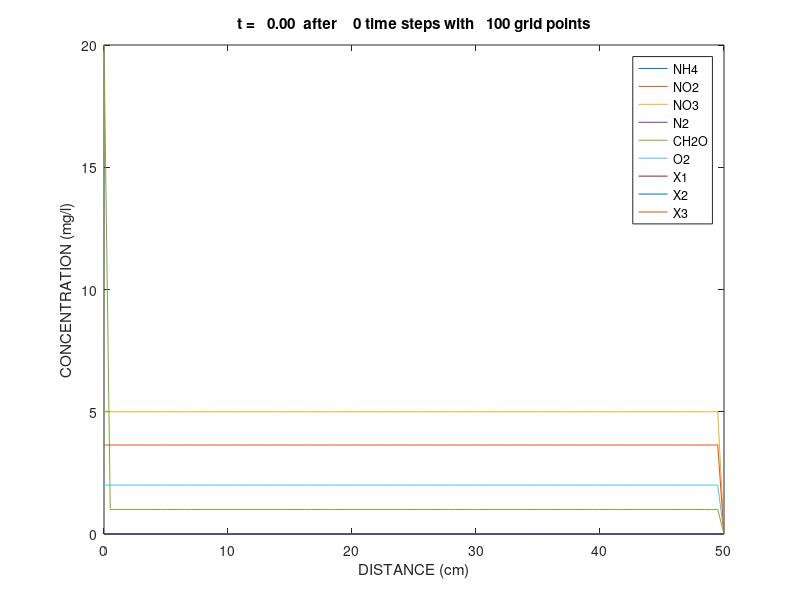

Reproduce this figure in MATLAB. (Note: this script raises an error after producing the figure.)
function Nitrogen_model()
% parameters and model equations refer to
% Mee-Sun Lee et al., Nitrogen transformation and transport modeling
% in groundwater aquifers. Ecological Modelling, 2006

v       = 10;        % unit: cm/day, average linear velocity
%Diff    = 0.5*v;     % unit: cm2/day, longitudinal dispersivity (cm) * velocity (cm/day)
xl      = 0;         % unit: cm, left boundary
xr      = 50;        % unit: cm, right boundary
nx      = 100;       % number of nodes
tfinal  = 4;         % unit: day, total simulation time
dx      = (xr-xl)/nx;% unit: cm, space step
dt      = 0.04;      % unit: day, time step
x       = linspace(xl, xr, nx)';  % unit: cm, space grids
nsteps  = round(tfinal/dt);       % time steps
nplot   = 1;

tn      = 0;         % t(n)
ns      = 9;         % number of different component
u0      = zeros(nx, ns);
% initial values, unit: mg/l
% NH4  = u0(:,1)
% NO2  = u0(:,2)
% NO3  = u0(:,3)
% N2   = u0(:,4)
% CH2O = u0(:,5)
% O2   = u0(:,6)
% X1   = u0(:,7)
% X2   = u0(:,8)
% X3   = u0(:,9)
u0(:,1) = 0.0;
u0(:,2) = 0.0;
u0(:,3) = 5.0;
u0(:,4) = 0.0;
u0(:,5) = 1.0;
u0(:,6) = 2.0;
u0(:,7) = 0;
u0(:,8) = 0;
u0(:,9) = 3.64;
% left boundary values, unit: mg/l
u0(1,1) = 0.0;
u0(1,2) = 0.0;
u0(1,3) = 5.0;
u0(1,4) = 0.0;
u0(1,5) = 20.0;
u0(1,6) = 2.0;
u0(1,7) = 0;
u0(1,8) = 0;
u0(1,9) = 3.64;
% right boundary values
u0(nx,1) = 0.0;
u0(nx,2) = 0.0;
u0(nx,3) = 0.0;
u0(nx,4) = 0.0;
u0(nx,5) = 0.0;
u0(nx,6) = 0.0;
u0(nx,7) = 0.0;
u0(nx,8) = 0.0;
u0(nx,9) = 0.0;

u = u0;

I = (2:nx-1)';
% legend text for plot
specs  = {'NH4', 'NO2', 'NO3', 'N2', 'CH2O', 'O2', 'X1', 'X2', 'X3'};
% plot initial condition
plot(x, u);
legend(specs(1:ns));
title(sprintf('t = %6.2f  after %4i time steps with %5i grid points',...
               tn,0,nx))
xlim([0 xr])
xlabel('DISTANCE (cm)')
ylabel('CONCENTRATION (mg/l)')
drawnow
load data_2006paper.mat
for n = 1 : nsteps    
    tnp = tn + dt;
    
    % transport for each component
    for i = 1 : ns
        % construct left hand matrix
        ne           = 0.44;    % dimensionless, porosity
        rho          = 1.56e6;  % unit: mg/l, soil bulk density
        KdCH2O       = 2.93e-8; % unit: l/mg, linear partitioning coefficient of DOC
        KdNH4        = 35.2e-8; % unit: l/mg, linear partitioning coefficient of ammonium
        switch i
            case {2, 3, 4, 6, 7, 8, 9}
                R = 1;
            case 1
                R = 1 + rho/ne * KdNH4;
            case 5
                R = 1 + rho/ne * KdCH2O;
            otherwise
        end
        switch i
            case 1
                Diff = 1.86;
            case 3
                Diff = 1.50;
            case 5
                Diff = 1.03;
            case 6
                Diff = 2.19;
            otherwise
                Diff = 0.5 * v;
        end
        alpha  = -v*dt/dx/4/R;
        beta   = Diff*dt/dx^2/2/R;
        A      = (alpha - beta) * ones(nx);
        A(1)   = 0;
        A(nx) = 0;
        B      = (1 + 2*beta) * ones(nx);
        B(1)   = 1;
        B(nx) = 1;
        C      = (-alpha - beta) * ones(nx);
        C(1)   = 0;
        C(nx) = 0;        
        D      = zeros(nx);
        D(I)   = (-alpha+beta)*u(I-1,i)+(1-2*beta)*u(I,i)+(alpha+beta)*u(I+1,i);
        D(1)   = u0(1,i);
        D(nx)  = 2*u(nx-1,i) - u(nx-2,i);
        u(:,i) = TDMAsolver(A, B, C, D);
    end
    
    % Runge Kutta method solving system of ODEs
    for i = 1 : nx
        u(i,:) = Runge_Kutta(@myode, tnp, dt, u(i,:));
    end
    
    if mod(n,nplot)==0 || n==nsteps
        flag = 1:ns;
        for i = 1 : ns
            if all(u(:,i) < 1e-3)
                flag(i) = 0;
            end
        end
        flag(flag==0) = [];
        plot(x, u(:,flag))
        legend(specs(flag))
        title(sprintf('t = %6.2f  after %4i time steps with %5i grid points',...
                       tnp,n,nx))
        xlim([0 50])
        ylim([0 24])
        hold on
        plot(Sub_4min(:,1), Sub_4min(:,2), 'k^')
        plot(Nitrate_4min(:,1), Nitrate_4min(:,2), 'kd')
        plot(DO_4min(:,1), DO_4min(:,2), 'ko')
        xlabel('DISTANCE (cm)')
        ylabel('CONCENTRATION (mg/l)')
        hold off
        drawnow
    end    
    tn = tnp;    
end

end


%--------------------------------------------------------------------------

function y = Runge_Kutta(f, t, h, y)
% Runge Kutta 4th order method for solving ODE
% input: f = function handle
%        h = time step

k1 = f(t, y);
k2 = f(t + h/2, y + h/2 * k1);
k3 = f(t + h/2, y + h/2 * k2);
k4 = f(t + h,   y + h   * k3);
y = y + h/6*(k1+2*k2+2*k3+k4);

end

%--------------------------------------------------------------------------
function dydt = myode(~,y)

mu_max_nit1  = 10;      % unit: 1/day, the maximum substrate utilization rate for nitrification (ammonium -> nitrite)
mu_max_nit2  = 10;      % unit: 1/day, the maximum substrate utilization rate for nitrification (nitrite -> nitrate)
mu_max_denit = 40;      % unit: 1/day, the maximum substrate utilization rate for denitrification (nitrate -> nitrogen)
mu_max_oxid  = 30;      % unit: 1/day, the maximum substrate utilization rate for organic carbon oxidation
K_NH4        = 1;       % unit: mg/l, half saturation constant for NH4+
K_NO2        = 1.8;     % unit: mg/l, half saturation constant for NO2-
K_NO3        = 2.6;     % unit: mg/l, half saturation constant for NO3-
K_O2         = 0.77;    % unit: mg/l, half saturation constant for O2
K_CH2O       = 40;      % unit: mg/l, half saturation constant for CH2O
k_O2I        = 0.01;    % unit: mg/l, oxygen inhibition constant
kb1          = 1;       % unit: mg/l, ammonia-oxidizing biomass inhibition constant
kb2          = 1;       % unit: mg/l, nitrite-oxidizing biomass inhibition constant
kb3          = 0.5;     % unit: mg/l, heterotrophic biomass inhibition constant
yNO2_NH4     = 2.5504;  % ratio of NH4  substrate to NO2 substrate consumed
yNO3_NO2     = 1.3478;  % ratio of NO2  substrate to NO3 substrate consumed
yN2_NO3      = 0.4518;  % ratio of NO3  substrate to N2  substrate consumed
yO2_NH4      = 1.7739;  % ratio of NH4  substrate to O2  substrate consumed
yO2_NO2      = 0.6955;  % ratio of NO2  substrate to O2  substrate consumed
yO2_CH2O     = 1.0657;  % ratio of CH2O substrate to O2  substrate consumed
Y1           = 0.45;    % microbial yield coefficients for autotrophic ammonia-oxidizing bacteria
Y2           = 0.45;    % microbial yield coefficients for autotrophic nitrite-oxidizing bacteria
Y3           = 0.5;     % microbial yield coefficients for heterotrophic bacteria
d1           = 0.02;    % unit: 1/day, death or maintenance rate constant of autotrophic ammonia-oxidizing bacteria
d2           = 0.02;    % unit: 1/day, death or maintenance rate constant of autotrophic nitrite-oxidizing bacteria
d3           = 0.02;    % unit: 1/day, death or maintenance rate constant of heterotrophic biomass
ne           = 0.44;    % dimensionless, porosity
rho          = 1.56e6;  % unit: mg/l, soil bulk density
KdCH2O       = 2.93e-8; % unit: l/mg, linear partitioning coefficient of DOC
KdNH4        = 35.2e-8; % unit: l/mg, linear partitioning coefficient of ammonium
R_NH4        = 1 + rho/ne * KdNH4;       % retardation factor for NH4+
R_NO2        = 1;       % retardation factor for NO2-
R_NO3        = 1;       % retardation factor for NO3-
R_N2         = 1;       % retardation factor for N2
R_CH2O       = 1 + rho/ne * KdCH2O;       % retardation factor for CH2O
R_O2         = 1;       % retardation factor for O2

NH4  = y(1);
NO2  = y(2);
NO3  = y(3);
%N2   = y(4);
CH2O = y(5);
O2   = y(6);
X1   = y(7);    % unit: mg/l, concentration of autotrophic ammonia-oxidizing biomass
X2   = y(8);    % unit: mg/l, concentration of autotrophic nitrite-oxidizing biomass
X3   = y(9);    % unit: mg/l, the heterotrophic biomass concentration

r1 = mu_max_nit1*X1*(kb1/(kb1+X1))*(NH4/(K_NH4+NH4))*(O2/(K_O2+O2));    % unit: mg/day, substrate utilization rate by ammonium oxidation process 1
%r1 = mu_max_nit1*X1*(kb1/(kb1+X1))*1.0*(O2/(K_O2+O2));                  % ammonia is in excess
r2 = mu_max_nit2*X2*(kb2/(kb2+X2))*(NO2/(K_NO2+NO2))*(O2/(K_O2+O2));    % unit: mg/day, substrate utilization rate by nitrite oxidation process 2
r3 = mu_max_denit*X3*(kb3/(kb3+X3))*(k_O2I/(k_O2I+O2))*(CH2O/(K_CH2O+CH2O))*(NO3/(K_NO3+NO3));  % unit: mg/day, substrate utilization rate by denitrification
r4 = mu_max_oxid*X3*(kb3/(kb3+X3))*(CH2O/(K_CH2O+CH2O))*(O2/(K_O2+O2)); % unit: mg/day, substrate utilization rate by denitrification

dNH4dt  = - r1 / R_NH4;
dNO2dt  = (yNO2_NH4 * r1 - r2) / R_NO2;
dNO3dt  = (yNO3_NO2 * r2 - r3) / R_NO3;
dN2dt   = (yN2_NO3 * r3) / R_N2;
dCH2Odt = - r4 / R_CH2O;
dO2dt   = (-yO2_NH4 * r1 - yO2_NO2 * r2 - yO2_CH2O * r4) / R_O2;
dX1dt   = Y1 * r1 - X1 * d1;
dX2dt   = Y2 * r2 - X2 * d2;
dX3dt   = Y3 * (r3+r4) - X3 * d3;

dydt = zeros(1,9);
dydt(1) = dNH4dt;
dydt(2) = dNO2dt;
dydt(3) = dNO3dt;
dydt(4) = dN2dt;
dydt(5) = dCH2Odt;
dydt(6) = dO2dt;
dydt(7) = dX1dt;
dydt(8) = dX2dt;
dydt(9) = dX3dt;

end
